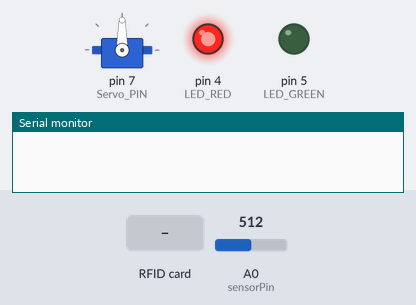
Bench run of a sketch on a simulated Arduino Uno, built with avr-gcc and run on an emulated ATmega328P. Parts: servo, output pins drawn as LEDs (lit = HIGH), the last lines printed to the serial monitor. Dashed ring = blinking. The inputs (shaded band) are chosen by the test bench; at power-on: A0 (sensorPin) = 512. Pins used as bus, display or sensor lines are not drawn.

Above: at 0.1 s.
At 1.2 s:
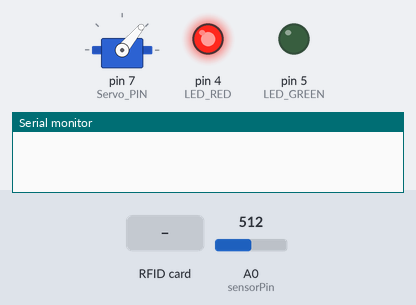
1.3 s: RFID card 5E 7A 19 C4 held to the reader
At 2.4 s:
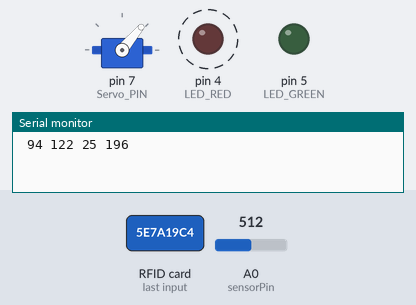
Timing chart, 0 to 12.1 s (numbered marks = the images above; inputs shaded):
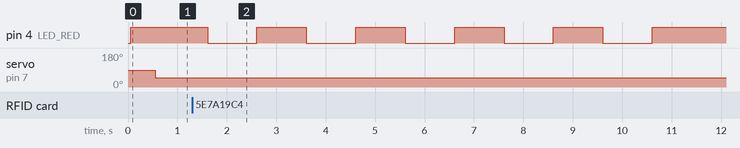

The sketch:

_Servo.ino
```cpp
#include <Servo.h>
#include <EEPROM.h>
#include <SPI.h>
#include <MFRC522.h>

#define SS_PIN 10
#define RST_PIN 9
#define Servo_PIN 7
#define LED_RED 4
#define LED_GREEN 5
#define sensorPin  A0

Servo myservo;  // create servo object to control a servo
MFRC522 mfrc522(SS_PIN, RST_PIN);

MFRC522::StatusCode status;
MFRC522::MIFARE_Key key;

byte buffer[34];
byte block;
byte bufferATQA[4];
byte bufferSize = sizeof(bufferATQA);
byte result;
int storeduid[10];
byte value = 0;
int addr = 0;
int no = 0;
int uidsize;
char yn;
int potpin = 0;  // analog pin used to connect the potentiometer
int val = 0;  // variable to read the value from the analog pin
int sensorValue = 0;

void setup() {
  Serial.begin(9600);
  SPI.begin();
  mfrc522.PCD_Init();
  mfrc522.PCD_SetAntennaGain(0x07 << 4);
  myservo.attach(Servo_PIN);  // attaches the servo on pin 9 to the servo object
  pinMode(LED_RED, OUTPUT);
  pinMode(LED_GREEN, OUTPUT);
  digitalWrite(LED_RED, HIGH);
}


void loop() {
  IR();
  RC_Servo();

}
//Compare function
void compare(int *storeduid) {
  no = 0;
  for (addr = 0; addr < 1024; addr++) {
    //4-byte UID case
    if (mfrc522.uid.size == 4) {
      if ((EEPROM.read(addr + 0) == storeduid[0]) &&
          (EEPROM.read(addr + 1) == storeduid[1]) &&
          (EEPROM.read(addr + 2) == storeduid[2]) &&
          (EEPROM.read(addr + 3) == storeduid[3])) {
        //  Serial.println("Card in database");
        no = 1;
        return addr;
      }
    }
    //7-byte UID
    if (mfrc522.uid.size == 7) {
      if (((EEPROM.read(addr + 0) == storeduid[0]) &&
           (EEPROM.read(addr + 1) == storeduid[1]) &&
           (EEPROM.read(addr + 2) == storeduid[2]) &&
           (EEPROM.read(addr + 3) == storeduid[3]) &&
           (EEPROM.read(addr + 4) == storeduid[4]) &&
           (EEPROM.read(addr + 5) == storeduid[5]) &&
           (EEPROM.read(addr + 6) == storeduid[6])
          ) ) {
        //     Serial.println("Card in database");
        no = 1;
        return addr;
      }
    }
    //If the compare go to the third last value, no match
    if (addr == 1021) {
      //Serial.println("No match");
      no = -1;
      return ;
    }
  }
}
void IR() {
  sensorValue = analogRead (sensorPin);
  if (sensorValue >= 900) {
    //val = 0;
    digitalWrite(LED_GREEN, HIGH);
    digitalWrite(LED_RED, LOW);
    //Serial.println(sensorValue);
    //myservo.write(val);
  }
  else {
    val = 50;
    digitalWrite(LED_GREEN, LOW);
    digitalWrite(LED_RED, HIGH);
    delay(500);
    myservo.write(val);
    //Serial.println(sensorValue);
  }
}
void RC_Servo() {
  if ( ! mfrc522.PICC_IsNewCardPresent())
    return;

  // Select one of the cards
  if ( ! mfrc522.PICC_ReadCardSerial())
    return;

  byte j = 0;
  for (byte i = 0; i < mfrc522.uid.size; i++) {
    Serial.print(mfrc522.uid.uidByte[i] < 0x10 ? " 0" : " ");
    Serial.print(mfrc522.uid.uidByte[i], DEC);
    storeduid[j] = mfrc522.uid.uidByte[i];
    j++;
  }
  Serial.println();

  //Print the storeduid to make sure it is correct, will erase it later
//  for (int i = 0; i < mfrc522.uid.size; i++) {
//    Serial.print(storeduid[i]);
//    Serial.print(" ");
//  }
//  Serial.println();

  //Compare the storeduid with the values in EEPROM
  compare(storeduid);
  if (no == 1) {
    val = 0;
    digitalWrite(LED_RED, LOW);
    delay(2000);
    myservo.write(val);
    for (int i = 0; i < 3; i++) {
      digitalWrite(LED_GREEN, HIGH);   // turn the LED on (HIGH is the voltage level)
      delay(1000);                       // wait for a second
      digitalWrite(LED_GREEN, LOW);    // turn the LED off by making the voltage LOW
      delay(1000);
    }

  }
  if ( no == -1) {
    digitalWrite(LED_GREEN, LOW);
    for (int i = 0; i < 5; i++) {
      digitalWrite(LED_RED, LOW);
      delay(1000);
      digitalWrite(LED_RED, HIGH);    // turn the LED off by making the voltage LOW
      delay(1000);
    }
    //Serial.println(sensorValue);
  }

  Serial.println();
  // Halt PICC
  mfrc522.PICC_HaltA();
  // Stop encryption on PCD
  mfrc522.PCD_StopCrypto1();
}
```

Measured:
- after the input at 1.3 s, pin 4 (LED_RED): alternates HIGH for 1.0 s and LOW for 1.0 s, starting after 0.31 s
